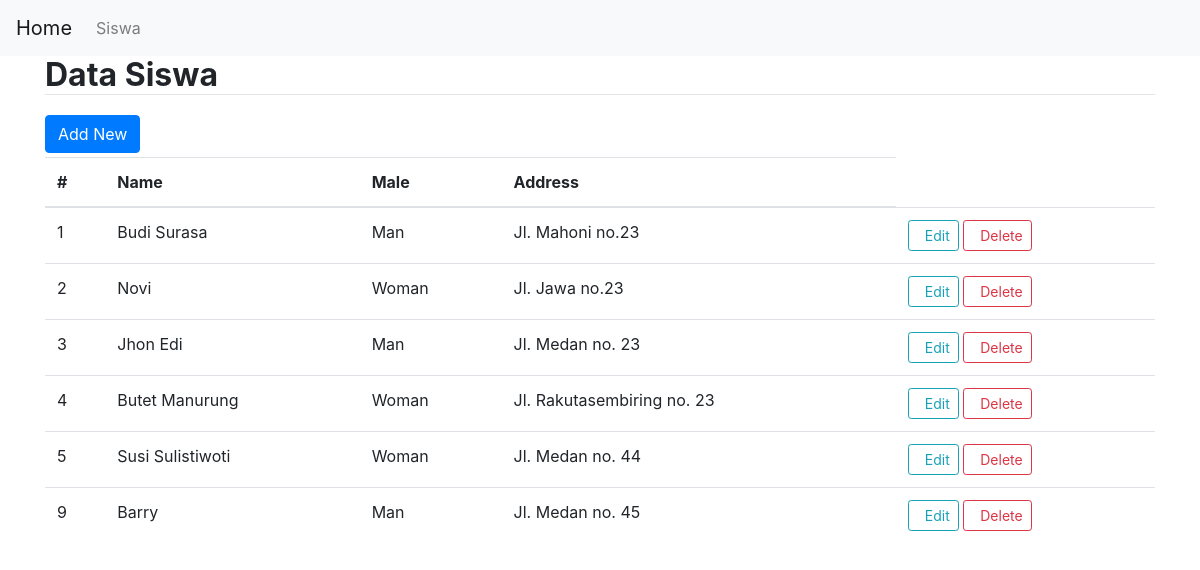
Screenshot of /listsiswa with the database file from the repository.
### siswa/models.py (models this page shows)
class Siswa(models.Model):
    name = models.CharField(max_length=200)
    male = models.CharField(max_length=50)
    address = models.CharField(max_length=500)
    created_at = models.DateField(default=datetime.utcnow)

### siswa/views.py (the view)
# urls.py: path('listsiswa', views.siswa_view, name="list-siswa"),
def siswa_view(request):
    title = 'List of Siswa'
    siswas = Siswa.objects.order_by('id')
    return render(request, 'siswa.html', {'siswas': siswas, 'title': title})

### templates/siswa.html (shortened to what this page needs)
{% extends 'base.html' %}
{% block content %}
  <div class="content-siswa">
    <h2 class="title">Data Siswa</h2>
    <hr>
    <a href="{% url 'add-siswa' %}" class="btn btn-primary mb-1">Add New</a>
    <table class="table table-hover">
      <thead>
        <tr>
          <th scope="col">#</th>
          <th scope="col">Name</th>
          <th scope="col">Male</th>
          <th scope="col">Address</th>
        </tr>
      </thead>
      <tbody>
        {% for siswa in siswas %}
          <tr>
            <td>{{siswa.id}}</td>
            <td>{{siswa.name}}</td>
            <td>{{siswa.male}}</td>
            <td>{{siswa.address}}</td>
            <td>
              <a href="{% url 'edit-siswa' siswa.id %}" class="btn btn-outline-info btn-sm">Edit</a>
              <a href="{% url 'delete-siswa' siswa.id %}" class="btn btn-outline-danger btn-sm">Delete</a>
            </td>
          </tr>
        {% endfor %}
      </tbody>
    </table>
  </div>
{% endblock content %}

### templates/base.html (shortened to what this page needs)
{% load static %}
<!DOCTYPE html>
<html lang="en">
<head>
  <link rel="stylesheet" href="{% static 'css/bootstrap.min.css' %}">
  <link rel="stylesheet" href="{% static 'css/style.css' %}">
</head>
<body>
  <nav class="navbar navbar-expand-lg navbar-light bg-light">
<a class="navbar-brand" href="#">Home</a>
<div class="collapse navbar-collapse" id="navbarNav">
<ul class="navbar-nav">
  <li class="nav-item">
    <a class="nav-link" href="{% url 'list-siswa' %}">Siswa</a>
  </li>
</ul>
</div>
</nav>
  <div class="container">
    {% block content %}{% endblock content %}
  </div>
</body>
</html>

### static/css/style.css (style rules this page uses)
.content-siswa .title { font-size: 2em; font-weight: bold; margin-bottom: 0; }
.content-siswa hr { margin-top: 0; margin-bottom: 20px; }

### rows the page displays
Siswa: id "1", name "Budi Surasa", male "Man", address "Jl. Mahoni no.23"
Siswa: id "2", name "Novi", male "Woman", address "Jl. Jawa no.23"
Siswa: id "3", name "Jhon Edi", male "Man", address "Jl. Medan no. 23"
Siswa: id "4", name "Butet Manurung", male "Woman", address "Jl. Rakutasembiring no. 23"
Siswa: id "5", name "Susi Sulistiwoti", male "Woman", address "Jl. Medan no. 44"
Siswa: id "9", name "Barry", male "Man", address "Jl. Medan no. 45"
